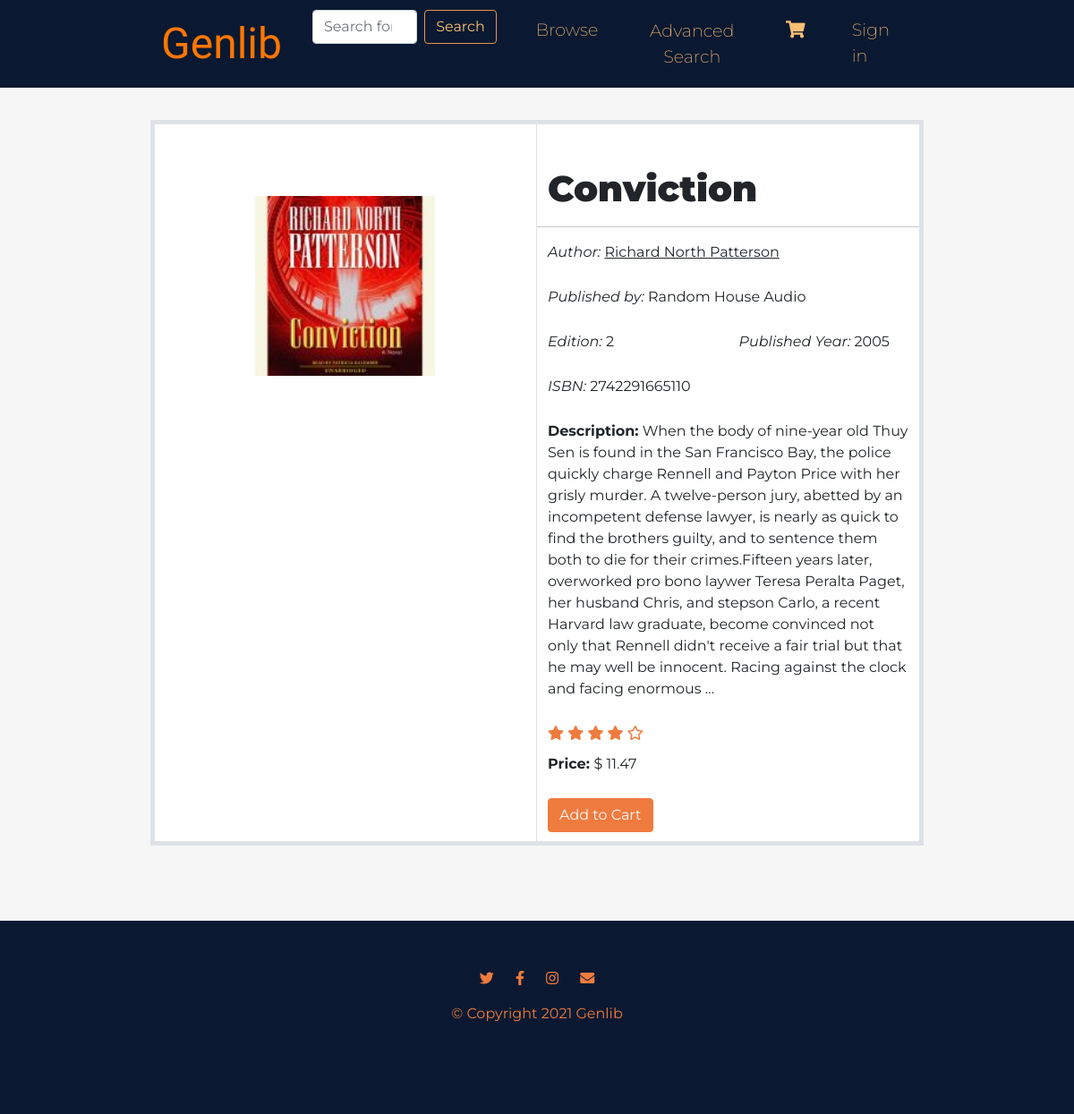
/productDetails/Conviction/, run on the app's committed database.
### bookstore/models.py (models this page shows, shortened)
class Book(models.Model):
    isbn = models.CharField(max_length=13, unique=True, primary_key=True)
    category = models.CharField(max_length=30)
    title = models.CharField(max_length=100)
    description = models.TextField()
    image_path = models.CharField(max_length=30)
    edition = models.IntegerField()
    publisher = models.CharField(max_length=30)
    publication_year = models.CharField(max_length=4)
    author = models.CharField(max_length=30)
    stock = models.IntegerField()
    cost = models.DecimalField(max_digits=4, decimal_places=2)
    rating = models.IntegerField(default=2)

### bookstore/views.py (the view)
# urls.py: path('productDetails/<str:title>/', views.book_detail, name='book-details'),
def book_detail(request, title):
    book = Book.objects.get(title=title)
    context = {
        'title': book.title,
        'book': book,
        'books': Book.objects.all(),
        'cartCount': getCartCount(request),
    }
    if request.method == "POST":
        if request.POST.get("search_button"):
            save_search(request, query=request.POST['search'])
            return redirect('search')
        if request.POST.get("advanced_search_button"):
            save_search(request, query="")
            return redirect('search')
        if request.POST.get("add_to_cart"):
            err = add_to_cart(request, book.isbn, 1)
            if err == "redirect":
                return redirect('login')
            elif err == "out_of_stock":
                context['out_of_stock_flag'] = True
                return render(request, 'bookstore/productDetails.html', context)
            context['cartCount'] = getCartCount(request)
            return render(request, "bookstore/productDetails.html", context)
    else:
        return render(request, 'bookstore/productDetails.html', context)

### bookstore/views.py (called while the page is built)
def getCartCount(request):
    if request.user.is_authenticated:
        count = 0
        cart_items = CartItem.objects.filter(user=request.user)
        for cart_item in cart_items:
            count += cart_item.quantity
        return count
    else:
        return ""

### bookstore/templates/bookstore/productDetails.html (shortened to what this page needs)
<!DOCTYPE html>
<html lang="en" dir="ltr">
<head>
  <link href="https://cdn.jsdelivr.net/npm/bootstrap@5.0.1/dist/css/bootstrap.min.css" rel="stylesheet">
  <link rel="stylesheet" href="..\..\static\css\styles.css">
  <link rel="stylesheet" href="https://cdnjs.cloudflare.com/ajax/libs/font-awesome/5.8.2/css/all.min.css" />
</head>
<body>
  <section id="title">
    <div class="container-fluid">
      <nav class="navbar navbar-expand-lg">
        <a class="navbar-brand" href="/index.html">Genlib</a>
        <div class="collapse navbar-collapse" id="navbarSupportedContent">
          <ul class="navbar-nav ms-auto">
            <li class="nav-item">
            <form class="d-flex" method="POST">
                <input class="form-control me-2" type="search" placeholder="Search for Books" aria-label="Search" name="search" value="">
                <button class="btn search-button" type="submit" name="search_button" value="search_button">Search</button>
                </form>
            </li>
            <li class="nav-item">
              <a class="nav-link" href="/browse-books.html">Browse</a>
            </li>
            <li class="nav-item">
                <form method="POST">
                <button class="btn nav-link" type="submit" name="advanced_search_button" value="advanced_search_button">Advanced Search</button>
                </form>
            </li>
            <li class="nav-item">
              <a class="nav-link" href="/cart.html"><i class="fas fa-shopping-cart"></i></a>
            </li>
            {% if not request.user.is_authenticated %}
            <li class="nav-item">
              <a class="nav-link" href="login.html">Sign in</a>
            </li>
            {% endif %}
          </ul>
        </div>
      </nav>
    </div>
  </section>
  <section id="contentMain">
    <div class="container-fluid" id="product-section">
      <div class="row border border border-5 bg-white">
        <div class="col-lg-6 border-end">
          <img src="..\..\static\{{ book.image_path }}" class="book-image" alt="book1">
        </div>
        <div class=" col-lg-6">
          <div class="row inner-row">
            <div class="col-lg-12 col-des align-items-center">
              <h1>{{ book.title }}</h1>
            </div>
            <hr>
            <div class="col-lg-12 col-des">
              <p><em>Author:</em> <span><u>{{ book.author}}</u></span></p>
            </div>
            <div class="col-lg-12 col-des">
              <p><em>Published by:</em> <span>{{ book.publisher}}</span></p>
            </div>
            <div class="col-lg-6 col-des">
              <p><em>Edition:</em> <span>{{ book.edition}}</span></p>
            </div>
            <div class="col-lg-6 col-des">
              <p><em>Published Year:</em> <span>{{ book.publication_year}}</span></p>
            </div>
            <div class="col-lg-12 col-des">
              <p><em>ISBN:</em> <span>{{ book.isbn}}</span></p>
            </div>
            <div class="col-lg-12 col-des">
              <p><strong>Description:</strong> <span>{{ book.description|truncatewords:100}}</span></p>
            </div>
            <div class="col-lg-12 col-des">
              <span class="fas fa-star star" data-rating="1"></span>
              <span class="fas fa-star star" data-rating="2"></span>
              <span class="fas fa-star star" data-rating="3"></span>
              <span class="fas fa-star star" data-rating="4"></span>
              <span class="far fa-star star" data-rating="5"></span>
            </div>
            <div class="col-lg-12 col-des">
              <p><strong>Price: </strong><span>$ {{ book.cost}}</span></p>
            </div>
            <div class="col-lg-12 col-des">
              <form method="POST" style=" display:inline!important;">
                  <button class="add-cart-btn btn" name="add_to_cart" value="{{ book.isbn }}">Add to Cart</button>
              </form>
            </div>
          </div>
        </div>
      </div>
  </section>
  <footer id="footer">
    <div class="container-fluid">
      <i class="footer-icons fab fa-twitter"></i>
      <i class="footer-icons fab fa-facebook-f"></i>
      <i class="footer-icons fab fa-instagram"></i>
      <i class="footer-icons fas fa-envelope"></i>
      <p>© Copyright 2021 Genlib</p>
    </div>
  </footer>
</body>
</html>

### bookstore/static/css/styles.css (style rules this page uses)
body { font-family: 'Montserrat', sans-serif; background-color: #F6F6F6; }
h1, h2, h3, h4, h5, h6 { font-family: 'Montserrat', sans-serif; font-weight: 900; }
#title { background-color: #0A1931; }
.container-fluid { padding: 3% 15% 7%; }
#title .container-fluid { padding: 0 15%; }
.navbar-brand { font-family: "Ubuntu"; font-size: 3rem; color: #FF7600; }
.nav-item { padding: 0 18px; }
.nav-link { font-size: 1.2rem; font-weight: 200; color: #FFC074; }
.book-image { width: 80%; margin-left: 20px; }
.search-button { color: #FFC074; border-color: #E3954E; }
.add-cart-btn, .details-btn { color: #F9F9F9; border-color: #F07B3F; background-color: #F07B3F; margin-right: 15px; display: inline-block; }
form { display:inline!important; }
#footer { background-color: #0A1931; text-align: center; }
#footer p { color: #F07B3F; }
.footer-icons { padding: 20px 10px; color: #F07B3F; }
.book-image { position: relative; width: 50%; top: 80px; left: 20%; }
.inner-row { margin-top: 3rem; }
.fa-star { color:#F07B3F; }
.col-des { margin-bottom: 10px; }

### data on the page
Book: image_path (picture), title "Conviction", author "Richard North Patterson", publisher "Random House Audio", edition "2", publication_year "2005", isbn "2742291665110", description "When the body of nine-year old Thuy Sen is found in the San Francisco Bay, the police quickly charge Rennell and Payton Price with her grisly murder. A twelve-person jury, abetted by an incompetent defense lawyer, is nearly as quick to find the brothers guilty, and to sentence them both to die for their crimes.Fifteen years later, overworked pro bono laywer Teresa Peralta Paget, her husband Chris, and stepson Carlo, a recent Harvard law graduate, become convinced not only that Rennell didn't receive a fair trial but that he may well be innocent. Racing against the clock and facing enormous …", cost "11.47"
